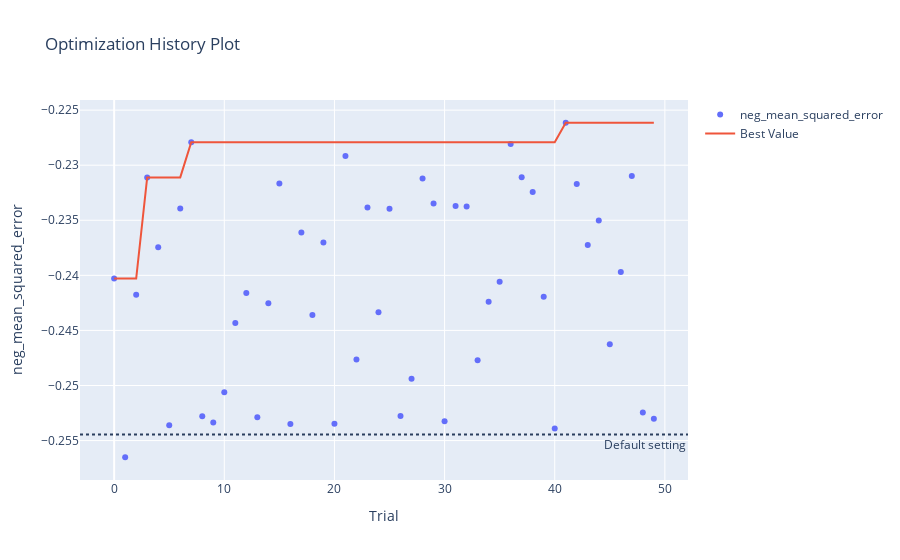

Notebook cell for this chart:
### Markdown cell above
### Tuning a model

### Code cell
import PineBioML.model.supervised.Regression as tuner

rf = tuner.RandomForest_tuner(target="mse", kernel_seed=11, valid_seed = 2222, optuna_seed = 333).fit(x_train, y_train)
rf.plot()

### Figure 1 — Plotly figure (JSON) as saved in the notebook; plotly's stock layout.template omitted (floating-point values rounded to 4 significant figures)
{"data": [{"mode": "markers", "name": "neg_mean_squared_error", "type": "scatter", "x": [0, 1, 2, 3, 4, 5, 6, 7, 8, 9, 10, 11, 12, 13, 14, 15, 16, 17, 18, 19, 20, 21, 22, 23, 24, 25, 26, 27, 28, 29, 30, 31, 32, 33, 34, 35, 36, 37, 38, 39, 40, 41, 42, 43, 44, 45, 46, 47, 48, 49], "y": [-0.2403, -0.2565, -0.2418, -0.2311, -0.2374, -0.2536, -0.2339, -0.2279, -0.2528, -0.2534, -0.2506, -0.2443, -0.2416, -0.2529, -0.2425, -0.2317, -0.2535, -0.2361, -0.2436, -0.237, -0.2535, -0.2292, -0.2476, -0.2338, -0.2434, -0.234, -0.2528, -0.2494, -0.2312, -0.2335, -0.2532, -0.2337, -0.2337, -0.2477, -0.2424, -0.2406, -0.2281, -0.2311, -0.2324, -0.2419, -0.2539, -0.2261, -0.2317, -0.2372, -0.235, -0.2463, -0.2397, -0.231, -0.2525, -0.253]}, {"mode": "lines", "name": "Best Value", "type": "scatter", "x": [0, 1, 2, 3, 4, 5, 6, 7, 8, 9, 10, 11, 12, 13, 14, 15, 16, 17, 18, 19, 20, 21, 22, 23, 24, 25, 26, 27, 28, 29, 30, 31, 32, 33, 34, 35, 36, 37, 38, 39, 40, 41, 42, 43, 44, 45, 46, 47, 48, 49], "y": [-0.2403, -0.2403, -0.2403, -0.2311, -0.2311, -0.2311, -0.2311, -0.2279, -0.2279, -0.2279, -0.2279, -0.2279, -0.2279, -0.2279, -0.2279, -0.2279, -0.2279, -0.2279, -0.2279, -0.2279, -0.2279, -0.2279, -0.2279, -0.2279, -0.2279, -0.2279, -0.2279, -0.2279, -0.2279, -0.2279, -0.2279, -0.2279, -0.2279, -0.2279, -0.2279, -0.2279, -0.2279, -0.2279, -0.2279, -0.2279, -0.2279, -0.2261, -0.2261, -0.2261, -0.2261, -0.2261, -0.2261, -0.2261, -0.2261, -0.2261]}, {"marker": {"color": "#cccccc"}, "mode": "markers", "name": "Infeasible Trial", "showlegend": false, "type": "scatter", "x": [], "y": []}], "layout": {"annotations": [{"showarrow": false, "text": "Default setting", "x": 1, "xanchor": "right", "xref": "x domain", "y": -0.2544, "yanchor": "top", "yref": "y"}], "shapes": [{"line": {"dash": "dot"}, "type": "line", "x0": 0, "x1": 1, "xref": "x domain", "y0": -0.2544, "y1": -0.2544, "yref": "y"}], "title": {"text": "Optimization History Plot"}, "xaxis": {"title": {"text": "Trial"}}, "yaxis": {"title": {"text": "neg_mean_squared_error"}}}}
